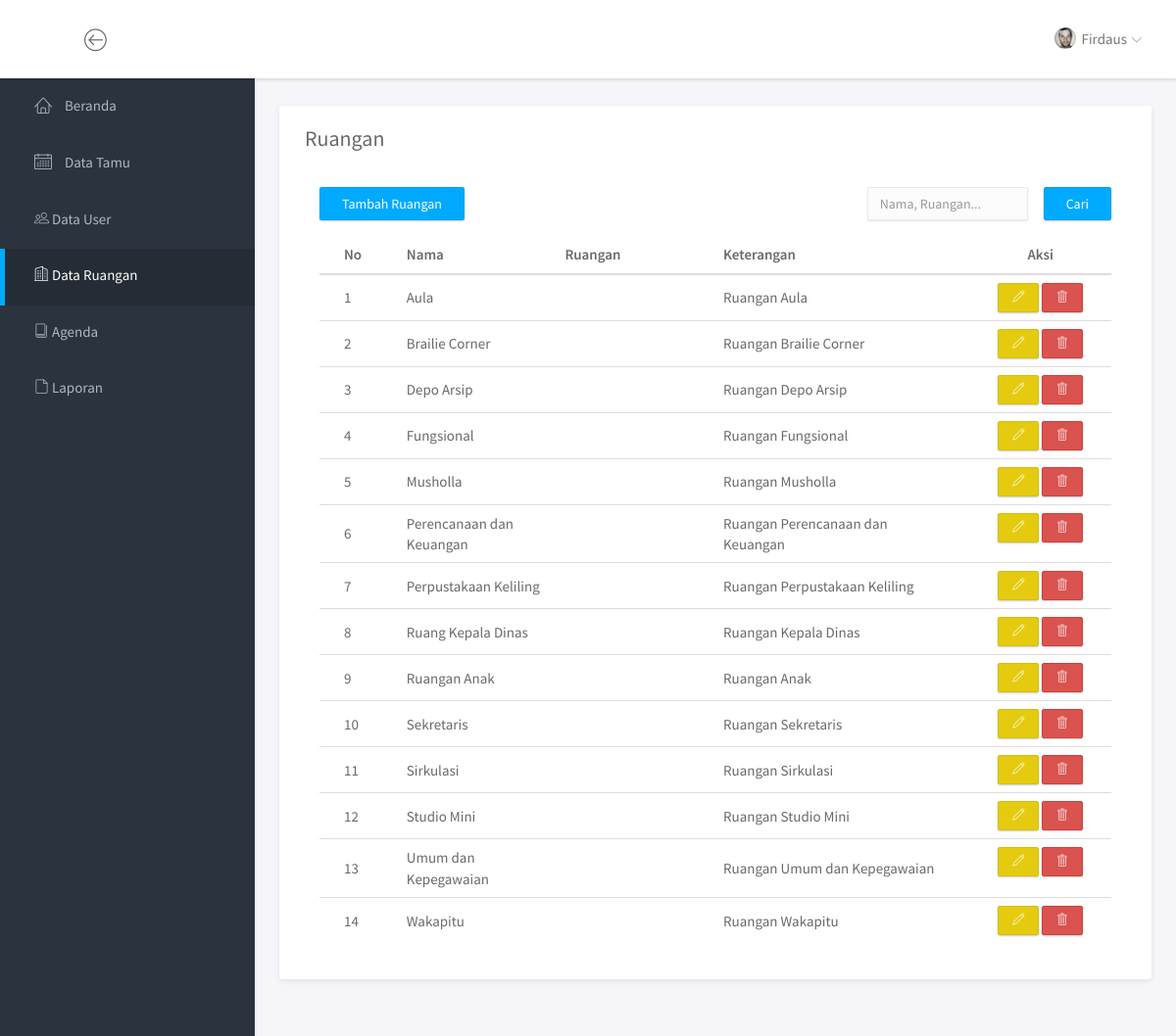
The app's page /index.php?page=data_ruangan (signed in) with its own data.
### tables this page shows
CREATE TABLE `tabel_ruangan` (
    id_ruangan INT NOT NULL AUTO_INCREMENT,
    nama VARCHAR(255) NOT NULL,
    ruangan VARCHAR(255) NOT NULL,
    keterangan VARCHAR(255) NOT NULL,
    PRIMARY KEY (id_ruangan)
);

### halaman_tampil_data/halaman_data_ruangan.php (the view, shortened to what this page needs)
<div class="main">
    <div class="main-content">
        <div class="container-fluid">
            <div class="panel panel-headline">
                <div class="panel-heading">
                    <h3 class="panel-title">Ruangan</h3>
                </div>
                <div class="panel-body">
                    <div class="col-md-8">
                        <a href="index.php?page=tambah_ruangan" class="btn btn-primary">Tambah Ruangan</a>
                    </div>
                    <div class="col-md-4">
                        <form action="" method="POST" style="display: flex; justify-content: end;">
                            <input type="text" name="keyword" placeholder="Nama, Ruangan..." class="form-control" value="<?= isset($_POST['keyword']) ? $_POST['keyword'] : ""; ?>" style="margin-right: 16px;">
                            <button type="submit" name="submit" class="btn btn-primary">Cari</button>
                        </form>
                    </div>
                    <div class="col-md-12" style="margin-top: 16px;">
                        <table class="table table-hover">
                            <thead>
                                <tr>
                                    <th class="col-md-1">No</th>
                                    <th class="col-md-2">Nama</th>
                                    <th class="col-md-2">Ruangan</th>
                                    <th class="col-md-3">Keterangan</th>
                                    <th class="col-md-2 text-center">Aksi</th>
                                </tr>
                            </thead>
                            <tbody>
                                <?php
                                require_once "database/koneksi.php";
                                $keyword = isset($_POST['keyword']) ? $_POST['keyword'] : "";
                                $batas = 50;
                                $halaman = isset($_GET['halaman']) ? (int)$_GET['halaman'] : 1;
                                $halaman_awal = ($halaman > 1) ? ($halaman * $batas) - $batas : 0;
                                $data_ruangan = $mysqli->query("SELECT * FROM tabel_ruangan WHERE nama LIKE '%$keyword%' OR ruangan LIKE '%$keyword%' ORDER BY nama LIMIT $halaman_awal, $batas");
                                $no = 1;
                                ?>
                                <?php while ($row = $data_ruangan->fetch_assoc()) : ?>
                                    <tr>
                                        <td style="vertical-align: middle;"><?= $no++; ?></td>
                                        <td style="vertical-align: middle;"><?= $row['nama']; ?></td>
                                        <td style="vertical-align: middle;"><?= $row['ruangan']; ?></td>
                                        <td style="vertical-align: middle;"><?= $row['keterangan']; ?></td>
                                        <td class="text-center">
                                            <a href="index.php?page=edit_ruangan&id_ruangan=<?= $row['id_ruangan']; ?>" class="btn btn-warning btn-xs"><span class="lnr lnr-pencil"></span></a>
                                            <a href="index.php?page=delete_ruangan&id_ruangan=<?= $row['id_ruangan']; ?>" class="btn btn-danger btn-xs" onclick="return confirm('Yakin ingin menghapus data ini?')"><span class="lnr lnr-trash"></span></a>
                                        </td>
                                    </tr>
                                <?php endwhile; ?>
                            </tbody>
                        </table>
                    </div>
                    <div class="col-md-12" style="display: flex; justify-content: end;">
                    </div>
                </div>
            </div>
        </div>
    </div>
</div>

### assets/css/main.css (style rules this page uses)
html { position: relative; min-height: 100%; }
body { background-color: #F3F5F8; font-family: "Source Sans Pro", sans-serif; font-size: 15px; color: #676a6d; }
a { color: #3287B2; }
th { font-weight: 600; }
#wrapper .main { -webkit-transition: all 0.3s ease-in-out; -moz-transition: all 0.3s ease-in-out; -ms-transition: all 0.3s ease-in-out; -o-transition: all 0.3s ease-in-out; transition: all 0.3s ease-in-out; width: calc(100% - 260px); left: 0; position: relative; float: right; background-color: #f5f5fa; }
#wrapper #sidebar-nav, #wrapper .main { padding-top: 80px; }
.main-content { padding: 28px 10px; }
.form-control { -moz-box-shadow: 0px 1px 2px 0 rgba(0, 0, 0, 0.1); -webkit-box-shadow: 0px 1px 2px 0 rgba(0, 0, 0, 0.1); box-shadow: 0px 1px 2px 0 rgba(0, 0, 0, 0.1); -webkit-border-radius: 2px; -moz-border-radius: 2px; border-radius: 2px; border-color: #eaeaea; background-color: #fcfcfc; }
.btn { -webkit-border-radius: 2px; -moz-border-radius: 2px; border-radius: 2px; -moz-box-shadow: 0px 1px 2px 0 rgba(0, 0, 0, 0.2); -webkit-box-shadow: 0px 1px 2px 0 rgba(0, 0, 0, 0.2); box-shadow: 0px 1px 2px 0 rgba(0, 0, 0, 0.2); padding: 6px 22px; }
.btn-group-xs > .btn, .btn-xs { padding: 5px 14px; }
.btn-primary { background-color: #00AAFF; border-color: #00a0f0; }
.btn-warning { background-color: #e4cb10; border-color: #d6be0f; }
.panel { -webkit-border-radius: 3px; -moz-border-radius: 3px; border-radius: 3px; -moz-box-shadow: 0 2px 6px rgba(0, 0, 0, 0.08); -webkit-box-shadow: 0 2px 6px rgba(0, 0, 0, 0.08); box-shadow: 0 2px 6px rgba(0, 0, 0, 0.08); background-color: #fff; margin-bottom: 30px; }
.panel .panel-heading, .panel .panel-body, .panel .panel-footer { padding-left: 25px; padding-right: 25px; }
.panel .panel-heading { padding-top: 20px; padding-bottom: 20px; position: relative; }
.panel .panel-heading .panel-title { margin: 0; font-size: 18px; font-weight: 300; }
.panel .panel-body { padding-top: 10px; padding-bottom: 15px; }
.panel.panel-headline .panel-heading { border-bottom: none; }
.panel.panel-headline .panel-heading .panel-title { margin-bottom: 8px; font-size: 22px; font-weight: normal; }
.panel .table > thead > tr > td:first-child, .panel .table > thead > tr > th:first-child, .panel .table > tbody > tr > td:first-child, .panel .table > tbody > tr > th:first-child, .panel .table > tfoot > tr > td:first-child, .panel .table > tfoot > tr > th:first-child { padding-left: 25px; }
.panel .table > thead > tr > td:last-child, .panel .table > thead > tr > th:last-child, .panel .table > tbody > tr > td:last-child, .panel .table > tbody > tr > th:last-child, .panel .table > tfoot > tr > td:last-child, .panel .table > tfoot > tr > th:last-child { padding-left: 25px; }

### records on screen
tabel_ruangan: nama "Aula", keterangan "Ruangan Aula"
tabel_ruangan: nama "Brailie Corner", keterangan "Ruangan Brailie Corner"
tabel_ruangan: nama "Depo Arsip", keterangan "Ruangan Depo Arsip"
tabel_ruangan: nama "Fungsional", keterangan "Ruangan Fungsional"
tabel_ruangan: nama "Musholla", keterangan "Ruangan Musholla"
tabel_ruangan: nama "Perencanaan dan Keuangan", keterangan "Ruangan Perencanaan dan Keuangan"
tabel_ruangan: nama "Perpustakaan Keliling", keterangan "Ruangan Perpustakaan Keliling"
tabel_ruangan: nama "Ruang Kepala Dinas", keterangan "Ruangan Kepala Dinas"
tabel_ruangan: nama "Ruangan Anak", keterangan "Ruangan Anak"
tabel_ruangan: nama "Sekretaris", keterangan "Ruangan Sekretaris"
tabel_ruangan: nama "Sirkulasi", keterangan "Ruangan Sirkulasi"
tabel_ruangan: nama "Studio Mini", keterangan "Ruangan Studio Mini"
tabel_ruangan: nama "Umum dan Kepegawaian", keterangan "Ruangan Umum dan Kepegawaian"
tabel_ruangan: nama "Wakapitu", keterangan "Ruangan Wakapitu"

### other values on screen
$_SESSION['nama'] "Firdaus"
